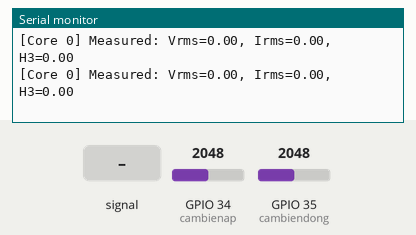
Bench run of a sketch on a simulated ESP32. On the bench: the last lines printed to the serial monitor. The inputs (shaded band) are chosen by the test bench; at power-on: GPIO 34 (cambienap) = 2048, GPIO 35 (cambiendong) = 2048. WiFi joins after 1.5 s; servers stay silent unless stated.

Above: at 2.9 s.
3.0 s: GPIO 34 (cambienap) fed a 200 Hz sine of ±327 counts around its level
At 3.44 s:
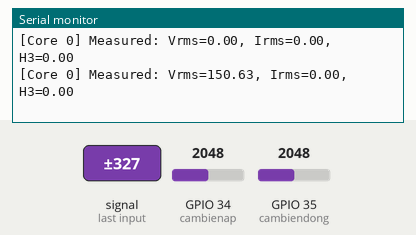
4.5 s: GPIO 34 (cambienap) set to 2866
At 4.58 s:
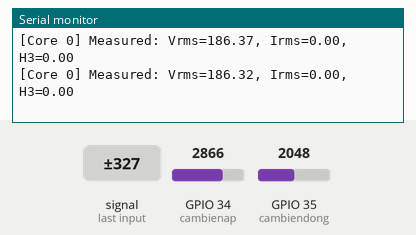
6.0 s: GPIO 35 (cambiendong) set to 2866
At 6.47 s:
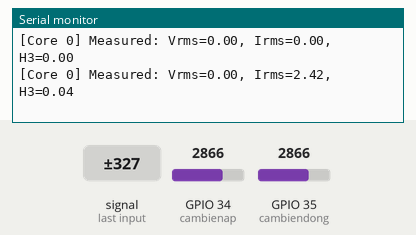
7.5 s: GPIO 34 (cambienap) set to 3603
At 7.99 s:
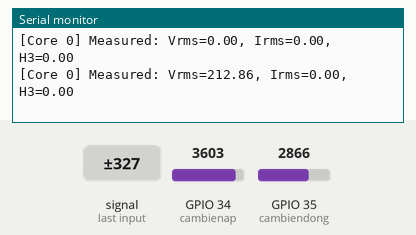
9.0 s: GPIO 35 (cambiendong) set to 3603
At 9.5 s:
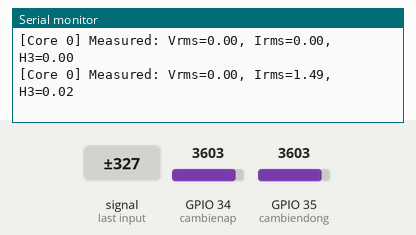
Timing chart, 0 to 11.5 s (numbered marks = the images above; inputs shaded):
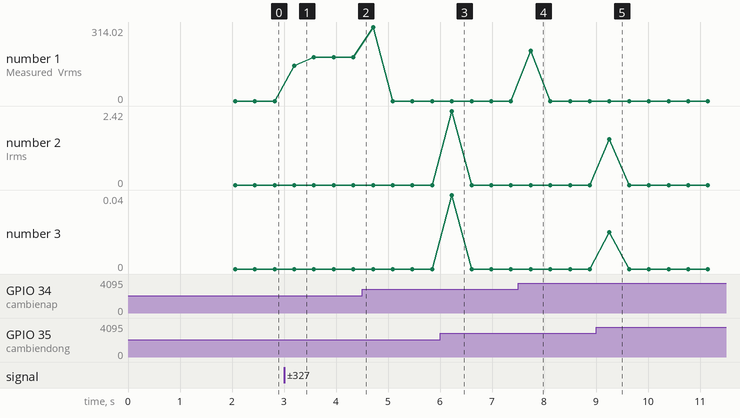

The sketch:

Web2.ino
```cpp
#include <math.h>
#include <WiFi.h>
#include <HTTPClient.h>
#include <Arduino.h>
#include <arduinoFFT.h>
#include <ArduinoJson.h>
#include "freertos/FreeRTOS.h"
#include "freertos/task.h"
#include "freertos/semphr.h"

//===== CẤU HÌNH WIFI VÀ GOOGLE SHEET =====
const char* ssid = "Phuc123";
const char* password = "27092005";
const char* GOOGLE_SCRIPT_URL = "https://script.google.com/macros/s/AKfycbzJAqc9rI6oVQ5X5OtPEySRGudUdXD2k53VCCxGCMipPcq1tBQrSRld-AKM3QO4kyuR/exec";

//===== ĐỊNH NGHĨA CHÂN VÀ HẰNG SỐ =====
#define cambiendong 35
#define cambienap 34
#define scalev 1000.0
#define scalei 8.95
#define adc_res 4095
#define Vref 3.3
#define vdcoffset 1835
#define idcoffset 1822
#define SAMPLES 1024
#define SAMPLING_FREQUENCY 5120 // 5120 = 5 * 1024 => đo được 1/5*50 = 10 chu kỳ nhờ vậy điểm đầu và điểm cuối cùng pha

//===== CẤU TRÚC DỮ LIỆU =====
struct doluong {
    float Vrms;
    float Irms;
    float Power;
    float bieukien;
    float cosphi;
    float harmonics[4]; // Lưu hài bậc 1, 3, 5, 7
};

//===== BIẾN TOÀN CỤC =====
volatile doluong latestData;
SemaphoreHandle_t dataMutex;
void copyToVolatile(volatile doluong& dest, const doluong& src) {
    dest.Vrms = src.Vrms;
    dest.Irms = src.Irms;
    dest.Power = src.Power;
    dest.bieukien = src.bieukien;
    dest.cosphi = src.cosphi;
    dest.harmonics[0] = src.harmonics[0];
    dest.harmonics[1] = src.harmonics[1];
    dest.harmonics[2] = src.harmonics[2];
    dest.harmonics[3] = src.harmonics[3];
}

void copyFromVolatile(doluong& dest, const volatile doluong& src) {
    dest.Vrms = src.Vrms;
    dest.Irms = src.Irms;
    dest.Power = src.Power;
    dest.bieukien = src.bieukien;
    dest.cosphi = src.cosphi;
    dest.harmonics[0] = src.harmonics[0];
    dest.harmonics[1] = src.harmonics[1];
    dest.harmonics[2] = src.harmonics[2];
    dest.harmonics[3] = src.harmonics[3];
}

float vReal[SAMPLES];
float iReal[SAMPLES];
float iImag[SAMPLES];
ArduinoFFT<float> FFT = ArduinoFFT<float>(iReal, iImag, SAMPLES, SAMPLING_FREQUENCY);

//===== HÀM PHỤ TRỢ =====
void setup_wifi() {
    Serial.print("Dang ket noi WiFi...");
    WiFi.begin(ssid, password);
    while (WiFi.status() != WL_CONNECTED) {
        delay(500);
        Serial.print(".");
    }
    Serial.println("\nWiFi connected!");
}

//===== HÀM TÍNH TOÁN VÀ FFT =====
doluong Calc() {
    unsigned long sampling_period_us = round(1000000 * (1.0 / SAMPLING_FREQUENCY));
    unsigned long microseconds = micros();
    doluong Result = {0};

    // Lấy dữ liệu liên tục và mẫu cách đều 1024 mẫu trong 0.2 giây
    for (int i = 0; i < SAMPLES; i++) {
        vReal[i] = analogRead(cambienap);
        iReal[i] = analogRead(cambiendong);
        iImag[i] = 0;
        //Fixed period sampling
        while (micros() - microseconds < sampling_period_us){
            //Busy wait
        }
        microseconds += sampling_period_us;
    }

    FFT.dcRemoval(vReal, SAMPLES);
    FFT.dcRemoval(iReal, SAMPLES);

    //Tính toán RMS và Power (Lúc này vReal và iReal đã sạch DC)
    double v_sum = 0, i_sum = 0, p_sum = 0;
    for (int i = 0; i < SAMPLES; i++){
        v_sum += (double)vReal[i] * vReal[i];
        i_sum += (double)iReal[i] * iReal[i];
        p_sum += (double)vReal[i] * iReal[i];
    }

    // Tính toán P,S,cosphi chuyển về giá trị V I thật
    float v_factor = (Vref / (float)adc_res) * scalev;
    float i_factor = (Vref / (float)adc_res) * scalei;

    Result.Vrms = sqrt(v_sum/(float)SAMPLES) * v_factor;
    Result.Irms = sqrt(i_sum/(float)SAMPLES) * i_factor;
    Result.Power = (p_sum/(float)SAMPLES) * v_factor * i_factor;
    Result.bieukien = Result.Vrms * Result.Irms;
    Result.cosphi = (Result.bieukien > 0) ? (Result.Power / Result.bieukien) : 0;

    // Tính toán FFT
    FFT.dcRemoval(); // Tự hiểu là iReal
    FFT.windowing(FFT_WIN_TYP_HAMMING, FFT_FORWARD);
    FFT.compute(FFT_FORWARD);
    FFT.complexToMagnitude();

    // 2. Hệ số hiệu chỉnh (Tính một lần để tiết kiệm CPU)
    // 1.85 là bù cửa sổ Hamming, 1.414 là đổi Peak sang RMS
    float calibration_factor = (2.0 / SAMPLES) * (Vref / (float)adc_res) * abs(scalei) * 1.85 / 1.4142;

    int harmonics_idx[] = {1, 3, 5, 7};

    for (int i = 0; i < 4; i++) {
    // Xác định bin trung tâm (ví dụ 50Hz là bin 10)
    int central_bin = round((50.0 * harmonics_idx[i]) / 5.0);  // 5.0 là do 5120 / 1024

    // Thuật toán Peak Search: Kiểm tra bin đó và 2 bin lân cận
    // để lấy giá trị lớn nhất (bù trừ khi tần số lệch 49.9Hz hay 50.1Hz)
    float max_mag = iReal[central_bin];
    if (iReal[central_bin - 1] > max_mag) max_mag = iReal[central_bin - 1];
    if (iReal[central_bin + 1] > max_mag) max_mag = iReal[central_bin + 1];

    float amps_rms = max_mag * calibration_factor;

    // Loại bỏ nhiễu trắng (Thresholding)
    Result.harmonics[i] = (amps_rms <= 0.00) ? 0 : amps_rms;
}

    return Result;
}

//===== TÁC VỤ 1: ĐO LƯỜNG (CORE 0) =====
void AdcTask(void *pvParameters) {
    for (;;) {
        doluong tempData = Calc(); // Đo RMS

        if (xSemaphoreTake(dataMutex, portMAX_DELAY) == pdTRUE) {
            copyToVolatile(latestData, tempData);
            xSemaphoreGive(dataMutex);
        }

        Serial.printf("[Core 0] Measured: Vrms=%.2f, Irms=%.2f, H3=%.2f\n", tempData.Vrms, tempData.Irms, tempData.harmonics[1]);
        vTaskDelay(100 / portTICK_PERIOD_MS);
    }
}

//===== SETUP =====
void setup() {
    Serial.begin(115200);
    pinMode(cambiendong, INPUT);
    pinMode(cambienap, INPUT);

    setup_wifi();
    dataMutex = xSemaphoreCreateMutex();

    doluong initialData = Calc();
    copyToVolatile(latestData, initialData);

    // Tạo Tác vụ 1 (Đọc ADC) và GHIM (PIN) nó vào CORE 0
    xTaskCreatePinnedToCore(
        AdcTask,
        "AdcTask",
        8192,
        NULL,
        1,
        NULL,
        0);    // GHIM VÀO CORE 0

     Serial.println("[Core 1] Khoi chay Tac vu Gui Google Sheet.");
}

//===== TÁC VỤ 2: GỬI DỮ LIỆU (CORE 1 - LOOP) =====

const int BATCH_SIZE = 20; // Gom 10 mẫu rồi mới gửi
doluong buffer[BATCH_SIZE];
int bufferCount = 0;

void loop() {
    // 1. Lấy dữ liệu từ Core 0 mỗi 1 giây
    doluong dataToSend;
    if (xSemaphoreTake(dataMutex, portMAX_DELAY) == pdTRUE) {
        copyFromVolatile(dataToSend, latestData);
        xSemaphoreGive(dataMutex);
    }

    // 2. Lưu vào bộ nhớ đệm
    if (bufferCount < BATCH_SIZE) {
        buffer[bufferCount] = dataToSend;
        bufferCount++;
    }

    // 3. Khi đủ 10 mẫu thì gửi đi
    if (bufferCount >= BATCH_SIZE) {
        if (WiFi.status() == WL_CONNECTED) {
            HTTPClient http;
            http.begin(GOOGLE_SCRIPT_URL);
            http.setFollowRedirects(HTTPC_STRICT_FOLLOW_REDIRECTS);
            http.addHeader("Content-Type", "application/json");

            // Tạo JSON Array
            JsonDocument doc;
            JsonArray array = doc.to<JsonArray>();

            for (int i = 0; i < BATCH_SIZE; i++) {
                JsonObject obj = array.add<JsonObject>();
                obj["vrms"] = buffer[i].Vrms;
                obj["irms"] = buffer[i].Irms;
                obj["power"] = buffer[i].Power;
                obj["bieukien"] = buffer[i].bieukien;
                obj["cosphi"] = buffer[i].cosphi;
                obj["h1"] = buffer[i].harmonics[0];
                obj["h3"] = buffer[i].harmonics[1];
                obj["h5"] = buffer[i].harmonics[2];
                obj["h7"] = buffer[i].harmonics[3];
                // Thêm timestamp giả định hoặc dùng thời gian thực nếu có module RTC
                obj["ts"] = millis();
            }

            String jsonPayload;
            serializeJson(doc, jsonPayload);

            int httpCode = http.POST(jsonPayload);
            if (httpCode > 0) {
                Serial.printf("Sent batch success: %d\n", httpCode);
                bufferCount = 0; // Reset bộ đệm sau khi gửi thành công
            }
            http.end();
        }
    }
    delay(1000); //Việc bỏ delay khiến các mẫu bị gửi giống hệt nhau

}
```

Measured:
- after the input at 3.0 s, the serial monitor: prints a new line after 0.20 s (image 1)
- after the input at 6.0 s, the serial monitor: prints a new line after 0.23 s (image 3)
- after the input at 7.5 s, the serial monitor: prints a new line after 0.24 s (image 4)
- after the input at 9.0 s, the serial monitor: prints a new line after 0.26 s (image 5)
- plotted number 1: 0 → 186.32 after the input at 3.0 s
